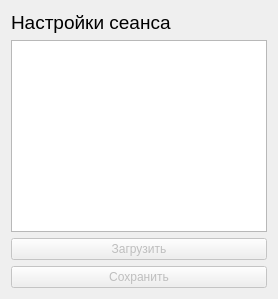
      <widget class="QWidget" name="page">
       <layout class="QGridLayout" name="gridLayout_33">
        <item row="0" column="0">
         <widget class="QLabel" name="label">
          <property name="sizePolicy">
           <sizepolicy hsizetype="Preferred" vsizetype="Fixed">
            <horstretch>0</horstretch>
            <verstretch>0</verstretch>
           </sizepolicy>
          </property>
          <property name="text">
           <string>&lt;html&gt;&lt;head/&gt;&lt;body&gt;&lt;p&gt;&lt;span style=&quot; font-size:14pt;&quot;&gt;Настройки сеанса&lt;/span&gt;&lt;/p&gt;&lt;/body&gt;&lt;/html&gt;</string>
          </property>
         </widget>
        </item>
        <item row="1" column="0">
         <widget class="QTreeView" name="treeView">
          <property name="sizePolicy">
           <sizepolicy hsizetype="Preferred" vsizetype="Preferred">
            <horstretch>0</horstretch>
            <verstretch>0</verstretch>
           </sizepolicy>
          </property>
          <property name="minimumSize">
           <size>
            <width>0</width>
            <height>0</height>
           </size>
          </property>
          <property name="maximumSize">
           <size>
            <width>16777215</width>
            <height>16777215</height>
           </size>
          </property>
          <property name="toolTipDuration">
           <number>-3</number>
          </property>
          <property name="styleSheet">
           <string notr="true"/>
          </property>
          <property name="verticalScrollBarPolicy">
           <enum>Qt::ScrollBarPolicy::ScrollBarAsNeeded</enum>
          </property>
          <property name="horizontalScrollBarPolicy">
           <enum>Qt::ScrollBarPolicy::ScrollBarAlwaysOff</enum>
          </property>
          <property name="autoScroll">
           <bool>true</bool>
          </property>
          <property name="alternatingRowColors">
           <bool>false</bool>
          </property>
          <property name="rootIsDecorated">
           <bool>true</bool>
          </property>
          <property name="animated">
           <bool>true</bool>
          </property>
         </widget>
        </item>
        <item row="3" column="0">
         <widget class="QPushButton" name="SaveProgectToFile">
          <property name="enabled">
           <bool>false</bool>
          </property>
          <property name="sizePolicy">
           <sizepolicy hsizetype="Preferred" vsizetype="Fixed">
            <horstretch>0</horstretch>
            <verstretch>0</verstretch>
           </sizepolicy>
          </property>
          <property name="text">
           <string>Сохранить</string>
          </property>
         </widget>
        </item>
        <item row="2" column="0">
         <widget class="QPushButton" name="LoadProgect">
          <property name="enabled">
           <bool>false</bool>
          </property>
          <property name="sizePolicy">
           <sizepolicy hsizetype="Preferred" vsizetype="Fixed">
            <horstretch>0</horstretch>
            <verstretch>0</verstretch>
           </sizepolicy>
          </property>
          <property name="text">
           <string>Загрузить</string>
          </property>
         </widget>
        </item>
       </layout>
      </widget>
